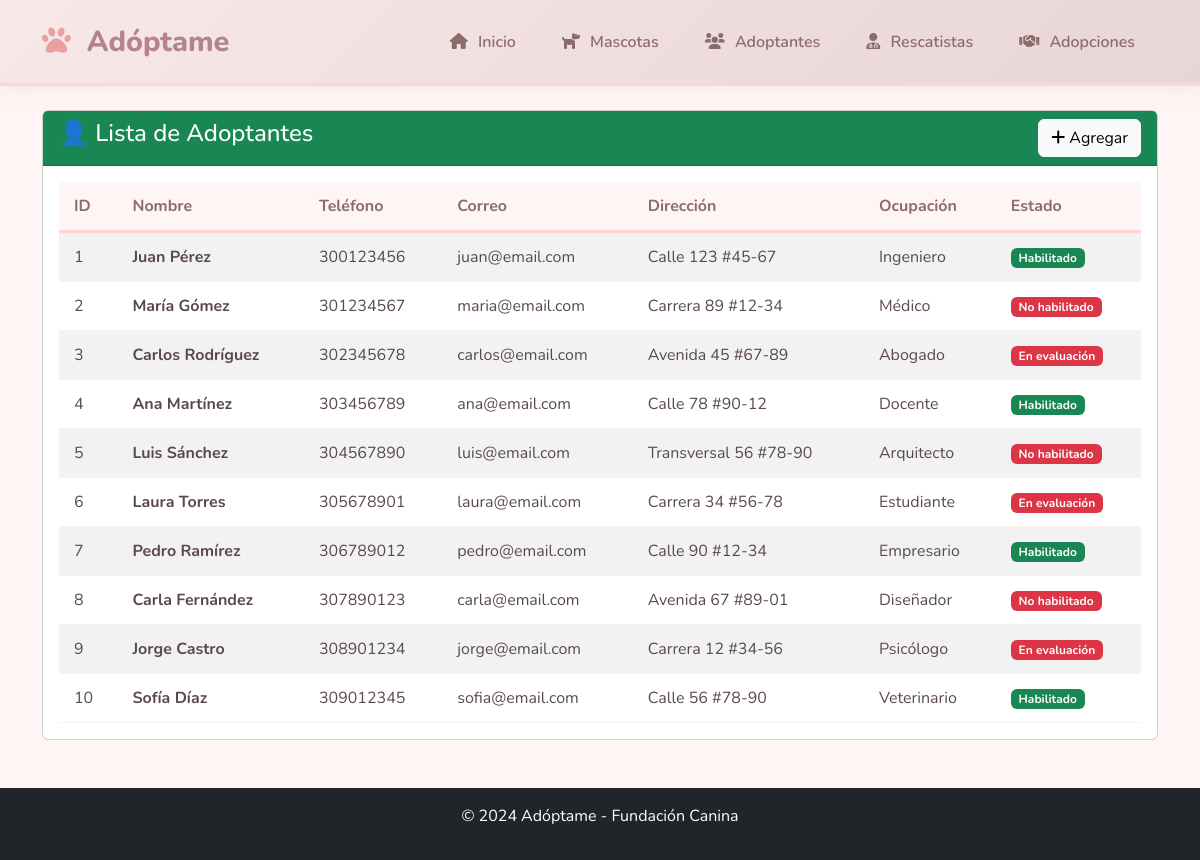
Screenshot of /adoptantes.php with the database file from the repository.
### tables this page shows
CREATE TABLE Adoptante (
    id_persona INT PRIMARY KEY,
    direccion VARCHAR(150),
    id_ocupacion INT,
    id_estado_habilitacion INT,
    FOREIGN KEY (id_persona) REFERENCES Persona(id_persona),
    FOREIGN KEY (id_ocupacion) REFERENCES Ocupacion(id_ocupacion),
    FOREIGN KEY (id_estado_habilitacion) REFERENCES EstadoHabilitacion(id_estado_habilitacion)
);

CREATE TABLE Persona (
    id_persona INT PRIMARY KEY AUTO_INCREMENT,
    nombre VARCHAR(100) NOT NULL,
    telefono VARCHAR(20),
    correo_electronico VARCHAR(100)
);

CREATE TABLE Ocupacion (
    id_ocupacion INT PRIMARY KEY AUTO_INCREMENT,
    descripcion VARCHAR(100) NOT NULL
);

CREATE TABLE EstadoHabilitacion (
    id_estado_habilitacion INT PRIMARY KEY AUTO_INCREMENT,
    descripcion VARCHAR(30) NOT NULL
);

### adoptantes.php (the view)
<?php
include 'config.php';
include 'header.php';
?>
<div class="container mt-4">
    <div class="card">
        <div class="card-header bg-success text-white d-flex justify-content-between">
            <h4>👤 Lista de Adoptantes</h4>
            <a href="adoptante_agregar.php" class="btn btn-light">
                <i class="fas fa-plus"></i> Agregar
            </a>
        </div>
        <div class="card-body">
            <table class="table table-striped">
                <thead>
                    <tr>
                        <th>ID</th>
                        <th>Nombre</th>
                        <th>Teléfono</th>
                        <th>Correo</th>
                        <th>Dirección</th>
                        <th>Ocupación</th>
                        <th>Estado</th>
                    </tr>
                </thead>
                <tbody>
                    <?php
                    $sql = "SELECT p.id_persona, p.nombre, p.telefono, p.correo_electronico,
                                   a.direccion, o.descripcion as ocupacion, e.descripcion as estado
                            FROM Adoptante a
                            JOIN Persona p ON a.id_persona = p.id_persona
                            LEFT JOIN Ocupacion o ON a.id_ocupacion = o.id_ocupacion
                            LEFT JOIN EstadoHabilitacion e ON a.id_estado_habilitacion = e.id_estado_habilitacion";
                    $result = $conexion->query($sql);
                    while($row = $result->fetch_assoc()):
                    ?>
                    <tr>
                        <td><?php echo $row['id_persona']; ?></td>
                        <td><strong><?php echo $row['nombre']; ?></strong></td>
                        <td><?php echo $row['telefono']; ?></td>
                        <td><?php echo $row['correo_electronico']; ?></td>
                        <td><?php echo $row['direccion']; ?></td>
                        <td><?php echo $row['ocupacion'] ?: 'No especificada'; ?></td>
                        <td>
                            <span class="badge bg-<?php echo $row['estado'] == 'Habilitado' ? 'success' : 'danger'; ?>">
                                <?php echo $row['estado'] ?: 'Sin evaluar'; ?>
                            </span>
                        </td>
                    </tr>
                    <?php endwhile; ?>
                </tbody>
            </table>
        </div>
    </div>
</div>
<?php include 'footer.php'; ?>

### header.php (style rules this page uses)
* { font-family: 'Nunito', sans-serif; }
body { background: #FFF5F5; min-height: 100vh; }
.table { margin: 0; }
.table thead th { background: #FFF5F5; color: #8B6B6B; font-weight: 700; border-bottom: 3px solid #FFD4D4; padding: 12px 15px; }
.table tbody tr { transition: all 0.3s; border-bottom: 1px solid #FFF0F0; }
.table tbody td { padding: 12px 15px; color: #5A4A4A; vertical-align: middle; }

### rows the page displays
adoptante: id_persona.id_persona "1", id_persona.nombre "Juan Pérez", id_persona.telefono "300123456", id_persona.correo_electronico "juan@email.com", direccion "Calle 123 #45-67", id_ocupacion.descripcion "Ingeniero", id_estado_habilitacion.descripcion "Habilitado"
adoptante: id_persona.id_persona "2", id_persona.nombre "María Gómez", id_persona.telefono "301234567", id_persona.correo_electronico "maria@email.com", direccion "Carrera 89 #12-34", id_ocupacion.descripcion "Médico", id_estado_habilitacion.descripcion "No habilitado"
adoptante: id_persona.id_persona "3", id_persona.nombre "Carlos Rodríguez", id_persona.telefono "302345678", id_persona.correo_electronico "carlos@email.com", direccion "Avenida 45 #67-89", id_ocupacion.descripcion "Abogado", id_estado_habilitacion.descripcion "En evaluación"
adoptante: id_persona.id_persona "4", id_persona.nombre "Ana Martínez", id_persona.telefono "303456789", id_persona.correo_electronico "ana@email.com", direccion "Calle 78 #90-12", id_ocupacion.descripcion "Docente", id_estado_habilitacion.descripcion "Habilitado"
adoptante: id_persona.id_persona "5", id_persona.nombre "Luis Sánchez", id_persona.telefono "304567890", id_persona.correo_electronico "luis@email.com", direccion "Transversal 56 #78-90", id_ocupacion.descripcion "Arquitecto", id_estado_habilitacion.descripcion "No habilitado"
adoptante: id_persona.id_persona "6", id_persona.nombre "Laura Torres", id_persona.telefono "305678901", id_persona.correo_electronico "laura@email.com", direccion "Carrera 34 #56-78", id_ocupacion.descripcion "Estudiante", id_estado_habilitacion.descripcion "En evaluación"
adoptante: id_persona.id_persona "7", id_persona.nombre "Pedro Ramírez", id_persona.telefono "306789012", id_persona.correo_electronico "pedro@email.com", direccion "Calle 90 #12-34", id_ocupacion.descripcion "Empresario", id_estado_habilitacion.descripcion "Habilitado"
adoptante: id_persona.id_persona "8", id_persona.nombre "Carla Fernández", id_persona.telefono "307890123", id_persona.correo_electronico "carla@email.com", direccion "Avenida 67 #89-01", id_ocupacion.descripcion "Diseñador", id_estado_habilitacion.descripcion "No habilitado"
adoptante: id_persona.id_persona "9", id_persona.nombre "Jorge Castro", id_persona.telefono "308901234", id_persona.correo_electronico "jorge@email.com", direccion "Carrera 12 #34-56", id_ocupacion.descripcion "Psicólogo", id_estado_habilitacion.descripcion "En evaluación"
adoptante: id_persona.id_persona "10", id_persona.nombre "Sofía Díaz", id_persona.telefono "309012345", id_persona.correo_electronico "sofia@email.com", direccion "Calle 56 #78-90", id_ocupacion.descripcion "Veterinario", id_estado_habilitacion.descripcion "Habilitado"
